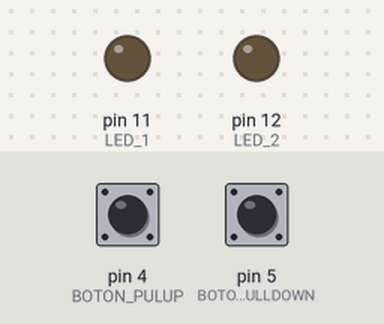
Bench run of a sketch on a simulated Arduino Uno, built with avr-gcc and run on an emulated ATmega328P. Shown: output pins drawn as LEDs (lit = HIGH). The test bench sets the inputs (shaded band); at power-on: pin 4 (BOTON_PULUP) HIGH, pin 5 (BOTON_PULLDOWN) LOW.

Above: at 1.2 s.
1.3 s: pin 4 (BOTON_PULUP) pulled LOW for 0.15 s
At 1.37 s:
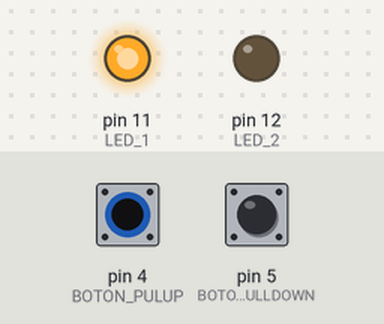
2.9 s: pin 5 (BOTON_PULLDOWN) pulled HIGH for 0.15 s
At 2.98 s:
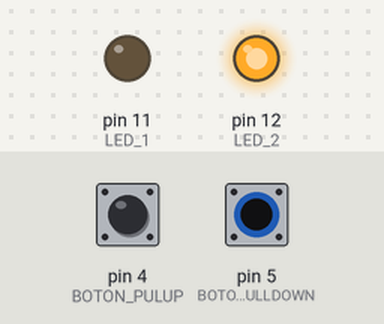
4.5 s: pin 5 (BOTON_PULLDOWN) pulled HIGH for 3.2 s
At 8.2 s:
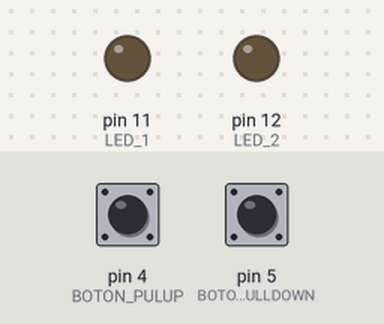
9.2 s: pin 4 (BOTON_PULUP) pulled LOW for 3.2 s
At 10.3 s:
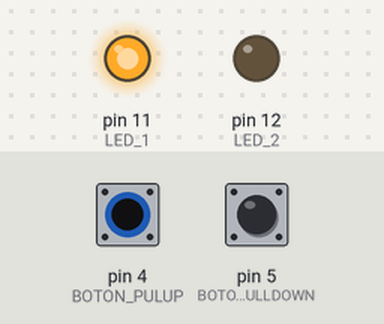
13.9 s: pin 4 (BOTON_PULUP) driven LOW and pin 5 (BOTON_PULLDOWN) driven HIGH
At 15.1 s:
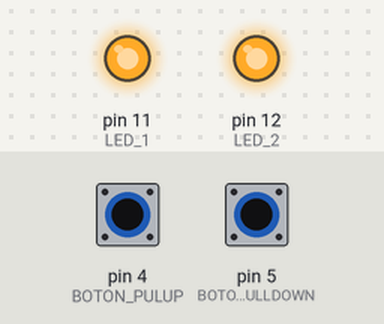
Timing chart, 0 to 16.4 s (numbered marks = the images above; inputs shaded):
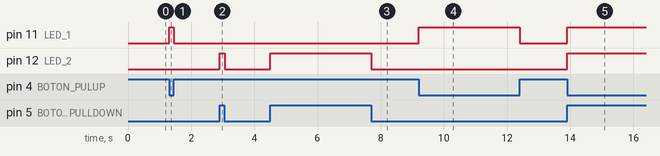

The sketch:

ej_4.3.ino
```cpp
/*
Ejercicio 4-3
Realizar un circuito con dos led y dos pulsadores (un PULL UP y un PULL DOWN)
Al presionar el botón 1 (mientras lo mantenga presionado)se enciende la luz 1.
Al presionar el botón 2 (mientras lo mantenga presionado)se enciende la luz 2
*/

#define LED_1 11
#define LED_2 12
#define BOTON_PULUP 4
#define BOTON_PULLDOWN 5

void setup()
{
  pinMode(LED_1, OUTPUT);
  pinMode(LED_2, OUTPUT);
  pinMode(BOTON_PULUP, INPUT);
  pinMode(BOTON_PULLDOWN, INPUT);

  digitalWrite(BOTON_PULUP, HIGH);  // Activa la resistencia pull-up interna
  digitalWrite(BOTON_PULLDOWN, LOW);     // Activa la resistencia pull-down externa
}

void loop()
{
  // Lectura de los valores de los botones
  int estadoBotonPullup = digitalRead(BOTON_PULUP);
  int estadoBotonPulldown = digitalRead(BOTON_PULLDOWN);

  // Encendido de los LEDs mientras los botones estén presionados
  if (estadoBotonPullup == LOW)
  {
    digitalWrite(LED_1, HIGH);
  }
  else {
    digitalWrite(LED_1, LOW);
  }

  if (estadoBotonPulldown == HIGH)
  {
    digitalWrite(LED_2, HIGH);
  }
  else {
    digitalWrite(LED_2, LOW);
  }

  // Pequeño retardo para evitar el rebote y permitir la detección adecuada de los botones
  delay(10);
}
```

Measured:
- after the input at 1.3 s, pin 11 (LED_1): LOW → HIGH at once, → LOW 0.15 s later
- after the input at 2.9 s, pin 12 (LED_2): LOW → HIGH at once, → LOW 0.15 s later
- after the input at 4.5 s, pin 12 (LED_2): LOW → HIGH at once, → LOW 3.2 s later
- after the input at 9.2 s, pin 11 (LED_1): LOW → HIGH at once, → LOW 3.2 s later
- after the input at 13.9 s, pin 11 (LED_1), pin 12 (LED_2): LOW → HIGH at once
